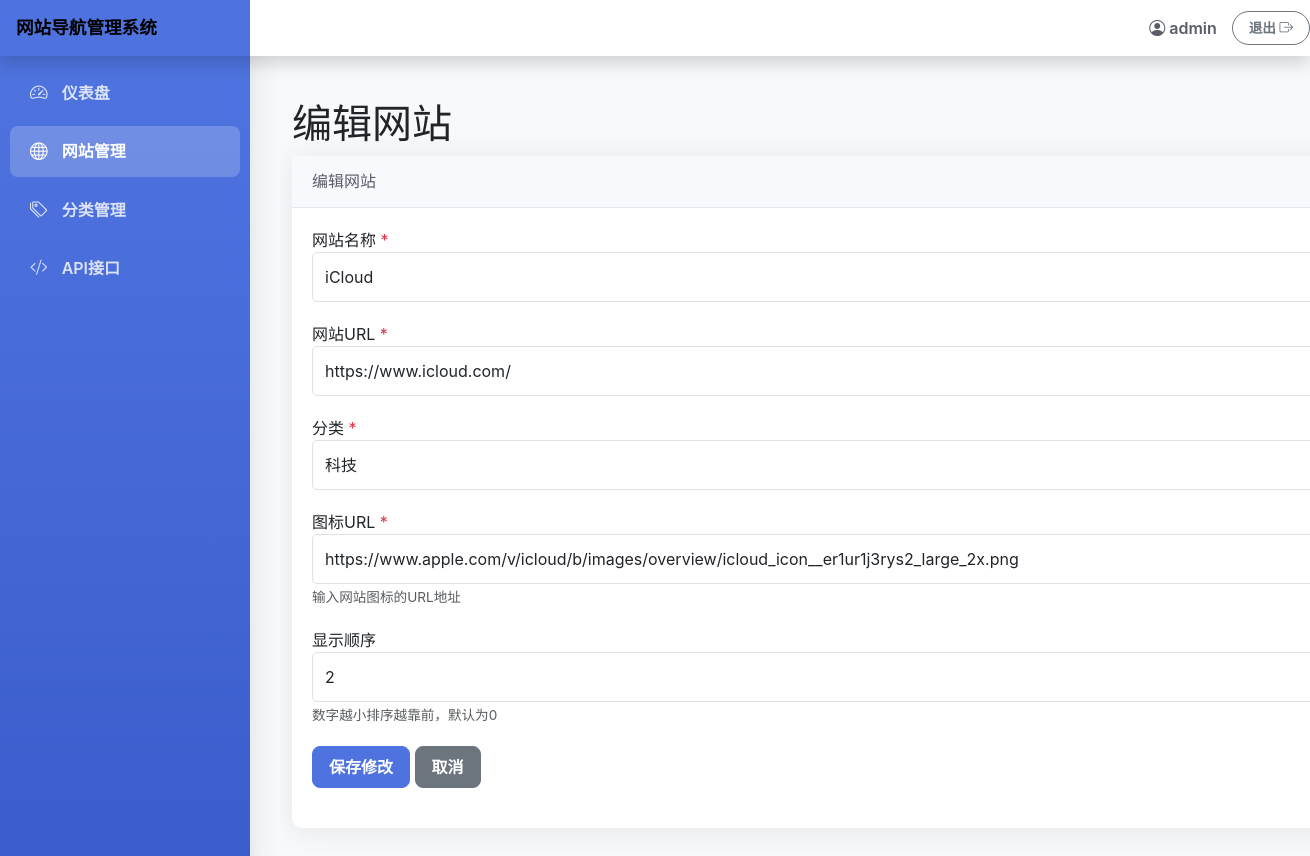
Screenshot of /websites.php?action=edit&id=2 (signed in) with the database file from the repository.
### tables this page shows
CREATE TABLE IF NOT EXISTS websites (
    id INT AUTO_INCREMENT PRIMARY KEY,
    name VARCHAR(100) NOT NULL,
    url VARCHAR(255) NOT NULL,
    category_id INT NOT NULL,
    img_url VARCHAR(255) NOT NULL,
    display_order INT DEFAULT 0,
    created_at TIMESTAMP DEFAULT CURRENT_TIMESTAMP,
    updated_at TIMESTAMP DEFAULT CURRENT_TIMESTAMP ON UPDATE CURRENT_TIMESTAMP,
    FOREIGN KEY (category_id) REFERENCES categories(id) ON DELETE CASCADE
);

CREATE TABLE IF NOT EXISTS categories (
    id INT AUTO_INCREMENT PRIMARY KEY,
    name VARCHAR(50) NOT NULL,
    identifier VARCHAR(50) NOT NULL UNIQUE,
    created_at TIMESTAMP DEFAULT CURRENT_TIMESTAMP,
    updated_at TIMESTAMP DEFAULT CURRENT_TIMESTAMP ON UPDATE CURRENT_TIMESTAMP
);

### websites.php (the view, shortened to what this page needs)
<?php
$conn = connectDB();
$categories = [];
$categoryResult = $conn->query("SELECT id, name FROM categories WHERE identifier != 'all' ORDER BY name");
while ($row = $categoryResult->fetch_assoc()) {
    $categories[] = $row;
}
$editWebsite = null;
if (isset($_GET['action']) && $_GET['action'] == 'edit' && isset($_GET['id'])) {
    $id = intval($_GET['id']);
    $stmt = $conn->prepare("SELECT * FROM websites WHERE id = ?");
    $stmt->bind_param("i", $id);
    $stmt->execute();
    $result = $stmt->get_result();
    if ($result->num_rows === 1) {
        $editWebsite = $result->fetch_assoc();
    }
}
?>
<!DOCTYPE html>
<html lang="zh-CN">
<head>
    <link rel="stylesheet" href="https://cdn.jsdelivr.net/npm/bootstrap@5.3.0/dist/css/bootstrap.min.css">
    <link rel="stylesheet" href="https://cdn.jsdelivr.net/npm/bootstrap-icons@1.10.0/font/bootstrap-icons.css">
    <link rel="stylesheet" href="assets/css/style.css">
     <link rel="stylesheet" href="assets/css/websites.css">
</head>
<body>
    <nav class="navbar navbar-light fixed-top flex-md-nowrap shadow">
        <a class="navbar-brand" href="dashboard.php">网站导航管理系统</a>
        <div class="navbar-user">
            <span class="user-name"><i class="bi bi-person-circle me-1"></i><?php echo htmlspecialchars($_SESSION['username']); ?></span>
            <a href="logout.php" class="btn btn-outline-secondary">退出 <i class="bi bi-box-arrow-right"></i></a>
        </div>
    </nav>
    <div class="container-fluid">
        <div class="row">
            <nav id="sidebarMenu" class="sidebar">
                <div class="sidebar-sticky">
                    <ul class="nav flex-column">
                        <li class="nav-item">
                            <a class="nav-link" href="dashboard.php">
                                <i class="bi bi-speedometer2"></i> 仪表盘
                            </a>
                        </li>
                        <li class="nav-item">
                            <a class="nav-link active" href="websites.php">
                                <i class="bi bi-globe"></i> 网站管理
                            </a>
                        </li>
                        <li class="nav-item">
                            <a class="nav-link" href="categories.php">
                                <i class="bi bi-tags"></i> 分类管理
                            </a>
                        </li>
                        <li class="nav-item">
                            <a class="nav-link" href="api-docs.php">
                                <i class="bi bi-code-slash"></i> API接口
                            </a>
                        </li>
                    </ul>
                </div>
            </nav>
            <main role="main">
                <div class="page-header">
                    <h1><?php echo isset($_GET['action']) && ($_GET['action'] == 'add' || $_GET['action'] == 'edit') ? ($_GET['action'] == 'add' ? '添加新网站' : '编辑网站') : '网站管理'; ?></h1>
                </div>
                <?php if (isset($_GET['action']) && ($_GET['action'] == 'add' || $_GET['action'] == 'edit')): ?>
                    <div class="card">
                        <div class="card-header">
                            <h6 class="m-0 font-weight-bold"><?php echo $_GET['action'] == 'add' ? '添加新网站' : '编辑网站'; ?></h6>
                        </div>
                        <div class="card-body">
                            <form method="post" action="">
                                <div class="form-group">
                                    <label for="name">网站名称 <span class="text-danger">*</span></label>
                                    <input type="text" class="form-control" id="name" name="name" required value="<?php echo $editWebsite ? htmlspecialchars($editWebsite['name']) : ''; ?>">
                                </div>
                                <div class="form-group">
                                    <label for="url">网站URL <span class="text-danger">*</span></label>
                                    <input type="url" class="form-control" id="url" name="url" required value="<?php echo $editWebsite ? htmlspecialchars($editWebsite['url']) : ''; ?>">
                                </div>
                                <div class="form-group">
                                    <label for="category_id">分类 <span class="text-danger">*</span></label>
                                    <select class="form-control" id="category_id" name="category_id" required>
                                        <?php foreach ($categories as $category): ?>
                                            <option value="<?php echo $category['id']; ?>" <?php echo $editWebsite && $editWebsite['category_id'] == $category['id'] ? 'selected' : ''; ?>>
                                                <?php echo htmlspecialchars($category['name']); ?>
                                            </option>
                                        <?php endforeach; ?>
                                    </select>
                                </div>
                                <div class="form-group">
                                    <label for="img_url">图标URL <span class="text-danger">*</span></label>
                                    <input type="url" class="form-control" id="img_url" name="img_url" required value="<?php echo $editWebsite ? htmlspecialchars($editWebsite['img_url']) : ''; ?>">
                                    <small class="form-text text-muted">输入网站图标的URL地址</small>
                                </div>
                                <div class="form-group">
                                    <label for="display_order">显示顺序</label>
                                    <input type="number" class="form-control" id="display_order" name="display_order" value="<?php echo $editWebsite ? intval($editWebsite['display_order']) : 0; ?>">
                                    <small class="form-text text-muted">数字越小排序越靠前，默认为0</small>
                                </div>
                                <div class="form-group">
                                    <button type="submit" class="btn btn-primary"><?php echo $_GET['action'] == 'add' ? '添加网站' : '保存修改'; ?></button>
                                    <a href="websites.php" class="btn btn-secondary">取消</a>
                                </div>
                            </form>
                        </div>
                    </div>
                <?php endif; ?>
            </main>
        </div>
    </div>
</body>
</html>

### assets/css/style.css (style rules this page uses)
:root { --primary-color: #4e73df; --primary-dark: #3a5ccc; --secondary-color: #1cc88a; --secondary-dark: #18a978; --danger-color: #e74a3b; --warning-color: #f6c23e; --text-primary: #5a5c69; --text-secondary: #858796; --bg-light: #f8f9fa; --card-border: #e3e6f0; }
body { background-color: var(--bg-light); font-family: 'Nunito', -apple-system, BlinkMacSystemFont, 'Segoe UI', Roboto, 'Helvetica Neue', Arial, sans-serif; }
.sidebar { position: fixed; top: 0; bottom: 0; left: 0; z-index: 100; padding: 56px 0 0; box-shadow: 0 0.15rem 1.75rem 0 rgba(58, 59, 69, 0.15); background: linear-gradient(180deg, var(--primary-color) 10%, var(--primary-dark) 100%); transition: all 0.3s ease-in-out; width: 250px; }
.sidebar-sticky { position: relative; top: 0; height: calc(100vh - 56px); padding-top: 0.5rem; overflow-x: hidden; overflow-y: auto; }
.sidebar .nav-link { font-weight: 600; color: rgba(255, 255, 255, 0.8); padding: 12px 20px; margin: 4px 10px; border-radius: 8px; transition: all 0.2s ease; }
.sidebar .nav-link.active { color: #fff; background-color: rgba(255, 255, 255, 0.2); }
.sidebar .nav-link i { margin-right: 10px; font-size: 1.1rem; }
.navbar { background-color: white; box-shadow: 0 0.15rem 1.75rem 0 rgba(58, 59, 69, 0.15); z-index: 1000; height: 56px; }
.navbar-brand { padding: 0.75rem 1rem; font-size: 1.1rem; font-weight: 700; color: white; background: var(--primary-color); height: 56px; display: flex; align-items: center; width: 250px; }
.card { border: none; border-radius: 10px; box-shadow: 0 0.15rem 1.75rem 0 rgba(58, 59, 69, 0.1); margin-bottom: 24px; transition: transform 0.2s, box-shadow 0.2s; }
.card-header { background-color: #f8f9fc; border-bottom: 1px solid var(--card-border); padding: 1rem 1.25rem; font-weight: 700; color: var(--text-primary); display: flex; justify-content: space-between; align-items: center; }
.card-body { padding: 1.25rem; }
main { margin-left: 280px; padding: 30px; min-height: calc(100vh - 56px); padding-top: 100px; max-width: 85% !important; overflow-x: hidden; box-sizing: border-box; }
.btn { border-radius: 8px; font-weight: 600; padding: 0.5rem 1rem; transition: all 0.2s; }
.btn-primary { background-color: var(--primary-color); border-color: var(--primary-color); }
.navbar-user { display: flex; align-items: center; margin-left: auto; }
.navbar-user .user-name { margin-right: 15px; color: var(--text-primary); font-weight: 600; }
.navbar-user .btn { padding: 0.375rem 1rem; border-radius: 50px; font-size: 0.85rem; }
.form-group { margin-bottom: 20px; }
.form-control { padding: 12px; border-radius: 5px; }
.text-muted { font-size: 0.85rem; }

### rows the page displays
websites: name "iCloud", url "https://www.icloud.com/", category_id "科技", img_url "https://www.apple.com/v/icloud/b/images/overview/icloud_icon__er1ur1j3rys2_large_2x.png", display_order "2"

### other values shown
$_SESSION['username'] "admin"
